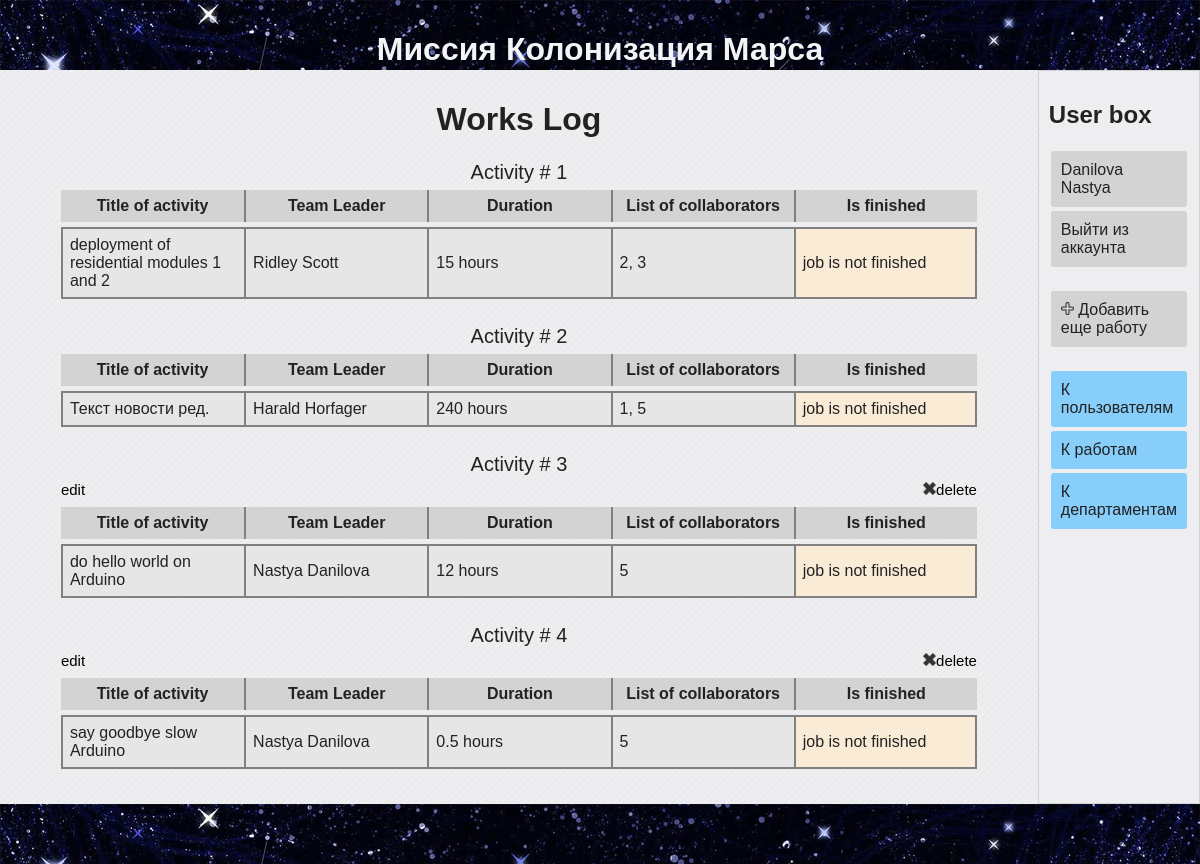
Page / (signed in) on the earlier database version.
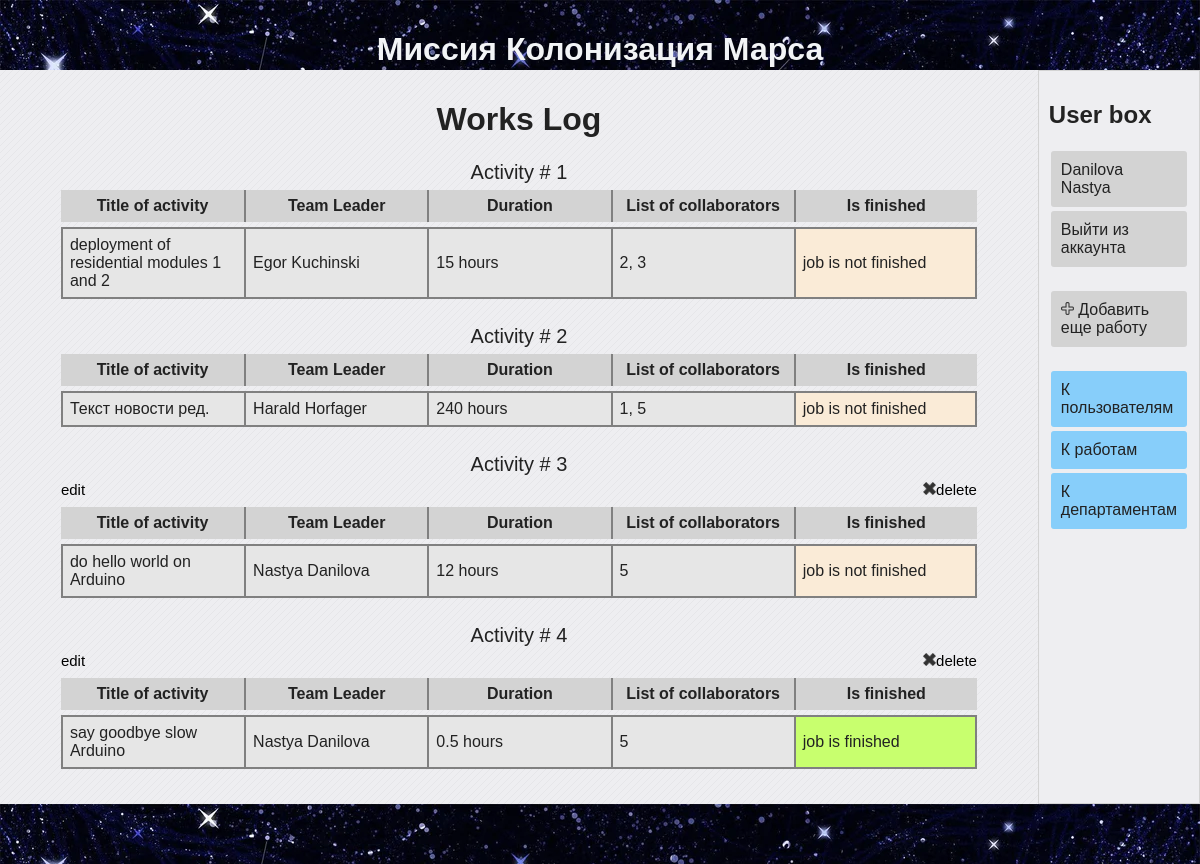
Same page on the later database version.
### data/jobs.py (models this page shows)
class Jobs(SqlAlchemyBase, SerializerMixin):
    __tablename__ = 'jobs'
    id = sqlalchemy.Column(sqlalchemy.Integer,
                           primary_key=True, autoincrement=True)
    team_leader = sqlalchemy.Column(sqlalchemy.Integer,
                                    sqlalchemy.ForeignKey('users.id'))
    job = sqlalchemy.Column(sqlalchemy.String)
    work_size = sqlalchemy.Column(sqlalchemy.Integer)
    collaborators = sqlalchemy.Column(sqlalchemy.String)
    start_date = sqlalchemy.Column(sqlalchemy.DateTime, default=datetime.datetime.now)
    end_date = sqlalchemy.Column(sqlalchemy.DateTime)
    is_finished = sqlalchemy.Column(sqlalchemy.Boolean)
    user = orm.relation('User')

### data/users.py (models this page shows, shortened)
class User(SqlAlchemyBase, UserMixin, SerializerMixin):
    __tablename__ = 'users'
    id = sqlalchemy.Column(sqlalchemy.Integer,
                           primary_key=True, autoincrement=True)
    surname = sqlalchemy.Column(sqlalchemy.String)
    name = sqlalchemy.Column(sqlalchemy.String)
    age = sqlalchemy.Column(sqlalchemy.Integer)
    hometown = sqlalchemy.Column(sqlalchemy.String)
    position = sqlalchemy.Column(sqlalchemy.String)
    speciality = sqlalchemy.Column(sqlalchemy.String)
    address = sqlalchemy.Column(sqlalchemy.String)
    email = sqlalchemy.Column(sqlalchemy.String,
                              index=True, unique=True)
    hashed_password = sqlalchemy.Column(sqlalchemy.String)
    modyfied_date = sqlalchemy.Column(sqlalchemy.DateTime,
                                      default=datetime.datetime.now)
    jobs = orm.relation("Jobs", back_populates='user')
    deps = orm.relation("Departments", back_populates='user')

### main.py (the view)
@app.route("/", methods=['GET', 'POST'])
def index():
    session = db_session.create_session()
    jobs = session.query(Jobs).all()
    return render_template("jobs_table.html", title="Activity table", jobs=jobs)

### data/db_session.py (called while the page is built)
def create_session() -> Session:
    global __factory
    return __factory()

### main.py (called while the page is built)
@log_manager.user_loader
def load_user(user_id):
    session = db_session.create_session()
    return session.query(User).get(user_id)

### templates/jobs_table.html
{% extends "base.html" %}
{% block content %}
    <h1 style="text-align: center;">Works Log</h1>
    {% for job in jobs %}
        <table class="average-table">
            <caption>
                Activity # {{ job.id }}
                {% if current_user.is_authenticated and (current_user == job.user or current_user.id == 1) %}
                    <div style="font-size: 15px;" class='flexbox flex_r_nowr flex_jcspacebetween_aicenter'>
                        <a href="/addjob/{{ job.id }}">
                            <img src="/static/img/edit_icon1.png" alt="" width='13px'>edit</a>
                        <a href="/deljob/{{ job.id }}">
                            <img src="/static/img/delete_icon1.png" alt="" width="13px">delete</a>
                    </div>
                {% endif %}
            </caption>
            <thead>
                <th>Title of activity</th>
                <th>Team Leader</th>
                <th>Duration</th>
                <th>List of collaborators</th>
                <th>Is finished</th>
            </thead>
            <tbody>
                <tr>
                    <td>{{ job.job }}</td>
                    <td>{{ job.user.name }} {{ job.user.surname }}</td>
                    <td>{{ job.work_size }} hours</td>
                    <td>{{ job.collaborators }}</td>
                    {% if job.is_finished %}
                        <td style="background-color: rgb(200, 255, 110);">job is finished</td>
                    {% else %}
                        <td style="background-color: antiquewhite;">job is not finished</td>
                    {% endif %}
                </tr>
            </tbody>
        </table>
    {% endfor %}
{% endblock %}
{% block userbox %}
    {% if current_user.is_authenticated %}
        <div class="flexbox flex_c_nowr">
            <a href="/addjob" class='btn'>
                <img src="/static/img/add_icon1.png" alt="" height="13px"> Добавить еще работу</a>
        </div>
    {% endif %}
{% endblock %}

Differences in the rows shown:
changed through a linked row, Jobs "deployment of residential modules 1 and 2": user.name "Ridley" → "Egor"; user.surname "Scott" → "Kuchinski"
changed Jobs "say goodbye slow Arduino": is_finished "job is not finished" → "job is finished"
